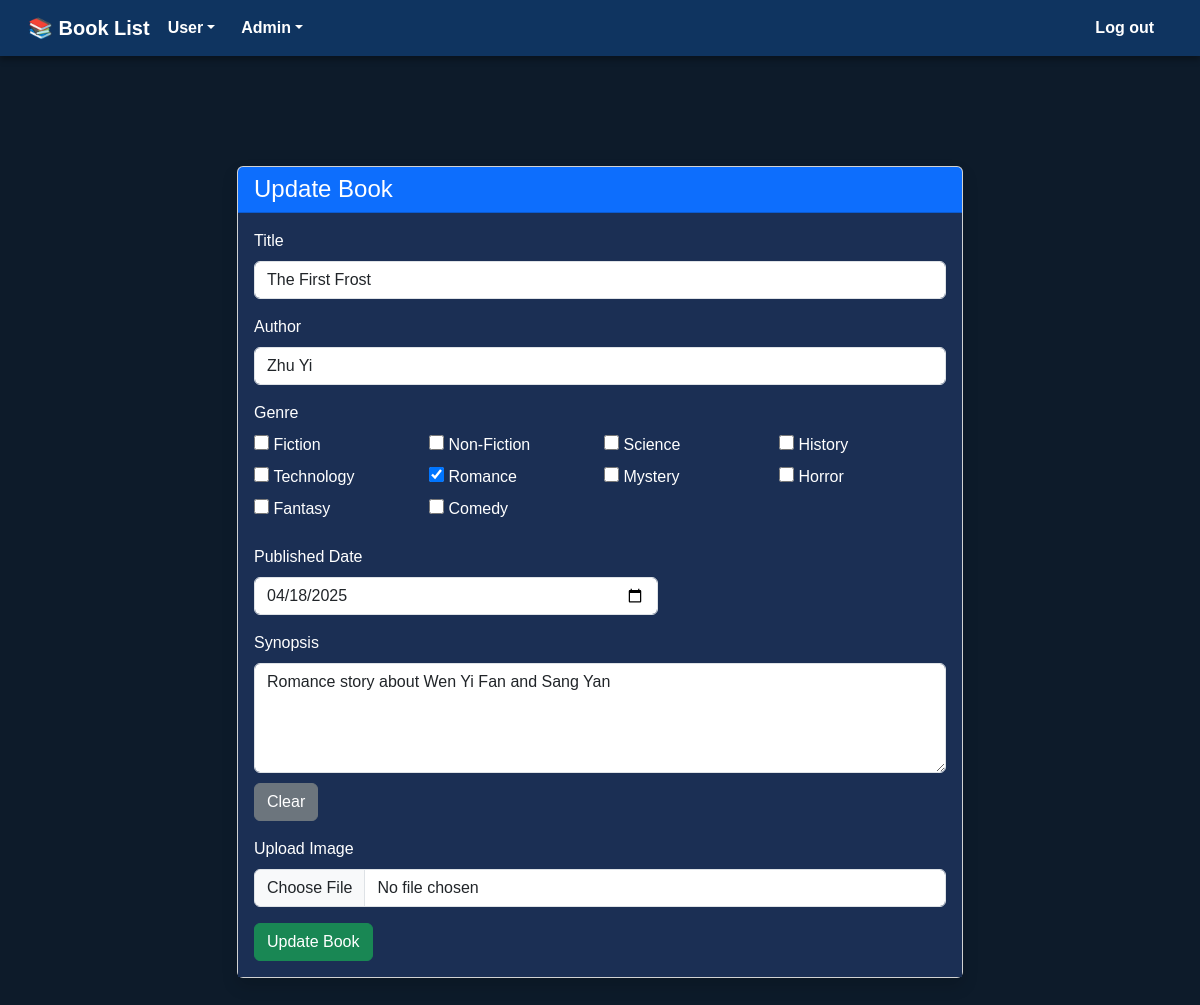
Page /update.php?id=1 on the committed database.
### tables this page shows
CREATE TABLE `book_details` (
  `BookID` int NOT NULL,
  `Title` varchar(255) NOT NULL,
  `Author` varchar(100) NOT NULL,
  `Published_Date` date NOT NULL,
  `Genre` varchar(50) NOT NULL,
  `Synopsis` text NOT NULL,
  `Image` varchar(255) NOT NULL
);

### update.php (the view, shortened to what this page needs)
<?php
require 'config.php';
if (isset($_GET['id'])) {
    $book_id = $_GET['id'];
    $result = mysqli_query($conn, "SELECT * FROM BOOK_DETAILS WHERE BookID = '$book_id'");
    $book = mysqli_fetch_assoc($result);
} else {
    die("Invalid request, no book ID provided.");
}
?>
<!DOCTYPE html>
<html lang="en">
<head>
    <link href="https://cdn.jsdelivr.net/npm/bootstrap@5.3.0/dist/css/bootstrap.min.css" rel="stylesheet">
    <link rel="stylesheet" href="button.css">
	<link rel="stylesheet" href="header_admin.css">
</head>
<body>
<nav class="navbar navbar-expand-lg navbar-dark bg-dark px-3 fixed-top">
	<div class="container-fluid">
	<a class="navbar-brand" href="read.php">📚 Book List</a>
		<div class="collapse navbar-collapse" id="navbarNavDropdown">
			<ul class="navbar-nav me-auto">
				<li class="nav-item dropdown">
					<a class="nav-link dropdown-toggle" href="#" role="button" data-bs-toggle="dropdown">User</a>
				</li>
				<li class="nav-item dropdown">
					<a class="nav-link dropdown-toggle" href="#" role="button" data-bs-toggle="dropdown">Admin</a>
				</li>
			</ul>
			<ul class="navbar-nav">
				<li class="nav-item">
					<a class="nav-link" href="admin-login.php">Log out</a>
				</li>
			</ul>
		</div>
	</div>
</nav>
<div class="container mt-5 pt-5">
    <div class="card shadow">
        <div class="card-header bg-primary text-white">
            <h4 class="mb-0">Update Book</h4>
        </div>
        <div class="card-body">
            <form method="POST" enctype="multipart/form-data">
                <div class="mb-3">
                    <label for="title" class="form-label">Title</label>
                    <input type="text" class="form-control" name="title" id="title" value="<?php echo $book['Title']; ?>">
                </div>
                <div class="mb-3">
                    <label for="author" class="form-label">Author</label>
                    <input type="text" class="form-control" name="author" id="author" value="<?php echo $book['Author']; ?>">
                </div>
                <div class="mb-4">
                    <label class="form-label">Genre</label>
                    <div class="row row-cols-2 row-cols-md-3 row-cols-lg-4 g-2">
                        <?php
                            $genres = ["Fiction", "Non-Fiction", "Science", "History", "Technology", "Romance", "Mystery", "Horror", "Fantasy", "Comedy"];
                            $selected_genres = explode(", ", $book['Genre']);
                            foreach ($genres as $genre) {
                                $checked = in_array($genre, $selected_genres) ? 'checked' : '';
                                echo "<div class='col'>
                                    <input type='checkbox' id='{$genre}' class='checkbox' name='genre[]' value='{$genre}' {$checked}>
                                    <label for='{$genre}'>{$genre}</label>
                                    </div>";
                            }
                        ?>
                    </div>
                </div>
                <div class="mb-3 col-7">
                    <label for="published-date" class="form-label">Published Date</label>
                    <input type="date" class="form-control" id="published-date" name="published_date" value="<?php echo $book['Published_Date']; ?>">
                </div>
                <div class="mb-3">
                    <label for="synopsis" class="form-label">Synopsis</label>
                    <textarea class="form-control" name="synopsis" id="synopsis" rows="4"><?php echo $book['Synopsis']; ?></textarea>
                    <button type="button" class="btn btn-secondary" onclick="clearSynopsis()">Clear</button>
                </div>
                <div class="mb-3">
                    <label for="image-upload" class="form-label">Upload Image</label>
                    <input type="file" class="form-control" id="image-upload" name="image" accept="image/.jpeg, .jpg, .png, .webmp, .bmp">
                </div>
                <button type="submit" class="btn btn-success">Update Book</button>
            </form>
        </div>
    </div>
</div>
</body>
</html>

### header_admin.css (style rules this page uses)
body { background-color: #1a1a2e; color: #e0e0e0; font-family: 'Poppins', sans-serif; padding-top: 70px; }
.navbar { background-color: #0f3460 !important; box-shadow: 0 4px 6px rgba(0, 0, 0, 0.3); }
.navbar-brand, .navbar-nav .nav-link { color: #ffffff !important; font-weight: bold; margin-right: 10px; }
.navbar .navbar-nav:last-child .nav-link { margin-left: auto; }

### update.php (style rules this page uses)
body { background-color: #0d1b2a; color: white; }
.container { width: 90%; max-width: 750px; margin-bottom: 5%; }
.card-body { background-color: rgb(27, 47, 84); color: white; }
button[type="button"] { margin-top: 10px; }
.checkbox { width: 15px; height: 15px; }

### rows in the picture
book_details: title "The First Frost", author "Zhu Yi", published_date "04/18/2025", synopsis "Romance story about Wen Yi Fan and Sang Yan"

### other values in the picture
$genre "Fiction"
$genre "Non-Fiction"
$genre "Science"
$genre "History"
$genre "Technology"
$genre "Romance"
$genre "Mystery"
$genre "Horror"
$genre "Fantasy"
$genre "Comedy"
